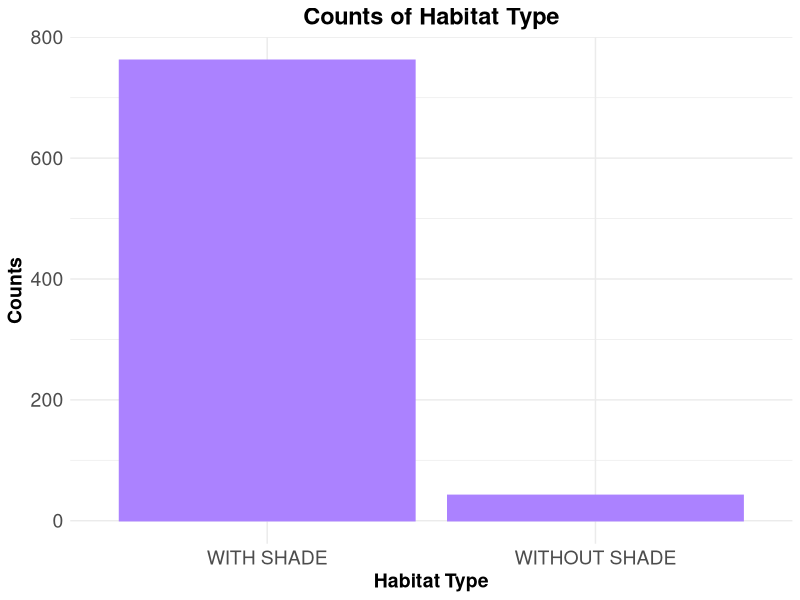
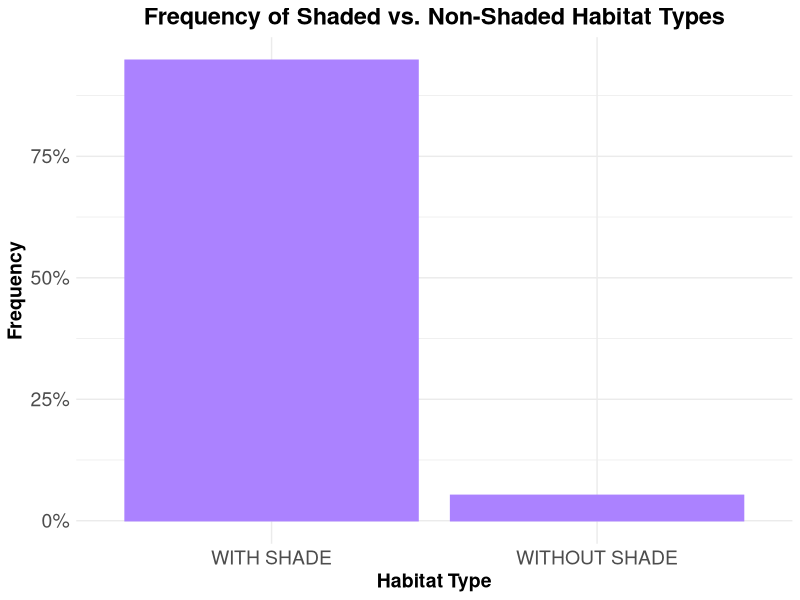
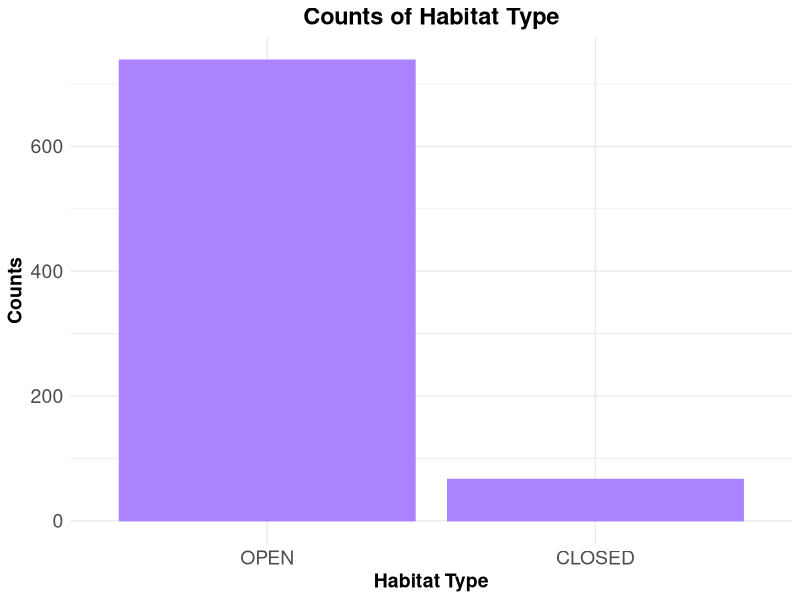
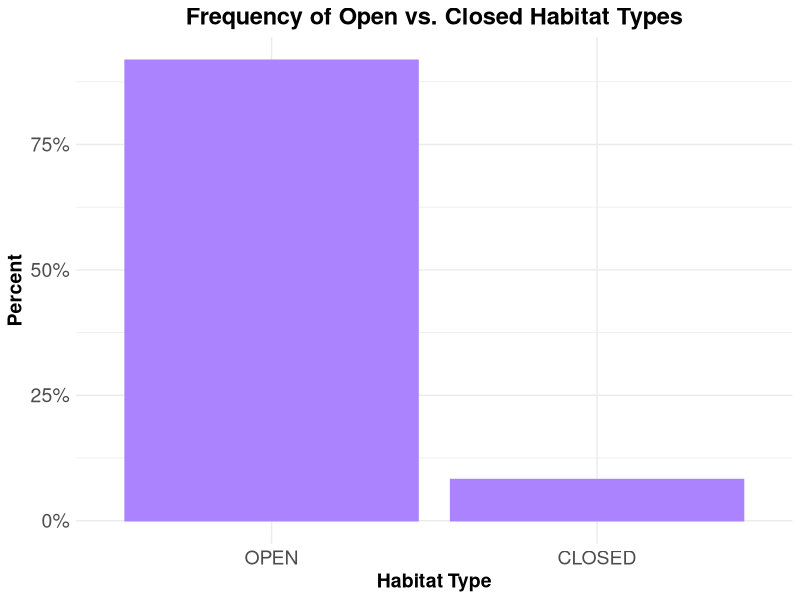
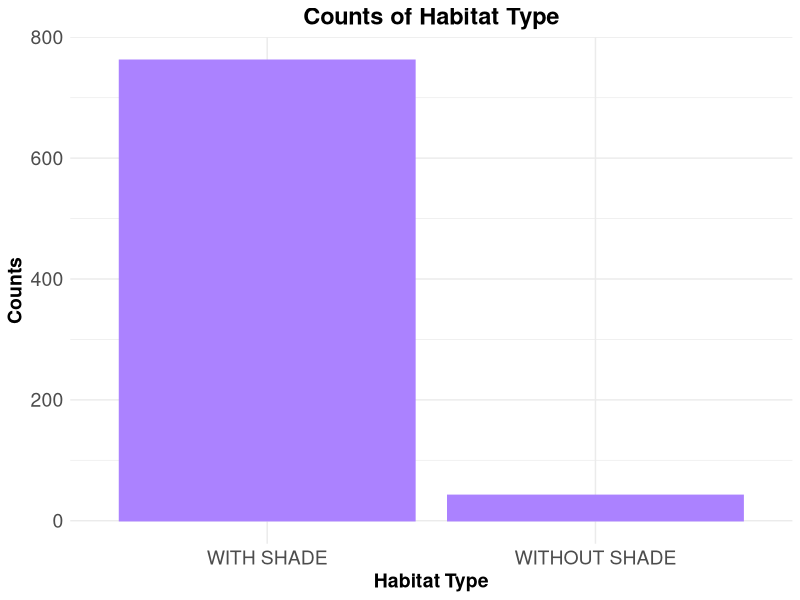
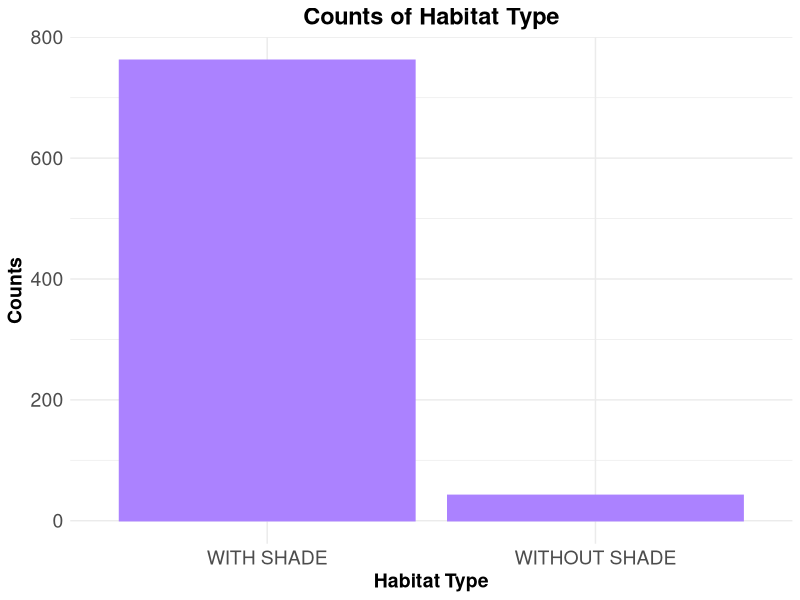
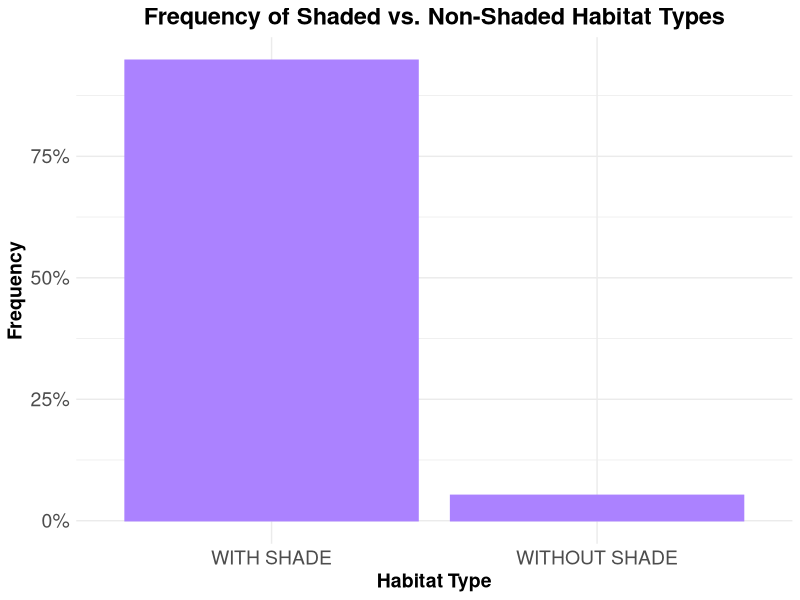
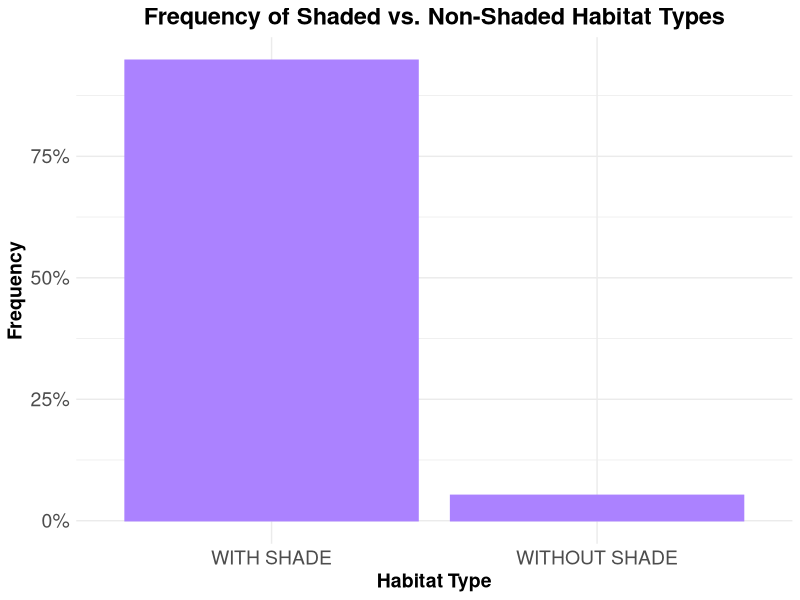

R code for these plots, in order:
##clear environment
#rm(list=ls())

# load libraries
library(scales)
library(readr)
library(lubridate)
library(magrittr)
library(ggplot2)
library(car)
library(emmeans)
library(lme4)
library(ggthemes)
library(tidyverse) 

#read in data
prelim_tidy <- read_csv("_data/_tidy/prelim_data_tidycols.csv")
View(prelim_tidy)

#Omit any missing values:
summary(is.na(prelim_tidy))

prelim_temp<-na.omit(prelim_tidy)
View(prelim_temp)

##### OMIT OUTLIERS ###
prelim_temp2 <- prelim_temp
prelim_temp2$therm_t[prelim_temp2$therm_t >= 42] <- NA

View(prelim_temp2)

prelim_temp3<-na.omit(prelim_temp2)
View(prelim_temp3)

####combine levels
#Vertical climb and cling together; make Bp 1 category; St & Sq together
prelim_temp3$pos_beh[prelim_temp3$pos_beh == "Cb"] <- "Su"
prelim_temp3$pos_beh[prelim_temp3$pos_beh == "Br"] <- "Su"
prelim_temp3$pos_beh[prelim_temp3$pos_beh == "QM"] <- "Su"
prelim_temp3$pos_beh[prelim_temp3$pos_beh == "Vci"] <- "VC"
prelim_temp3$pos_beh[prelim_temp3$pos_beh == "Abp"] <- "Bp"
prelim_temp3$pos_beh[prelim_temp3$pos_beh == "BpS"] <- "Bp"
prelim_temp3$pos_beh[prelim_temp3$pos_beh == "BpW"] <- "Bp"
prelim_temp3$pos_beh[prelim_temp3$pos_beh == "Sq"] <- "St"

############
##re-order levels
prelim_temp3$time_od <- factor(prelim_temp3$time_od, levels = c("e_morning", "l_morning", "e_afternoon", "l_afternoon", "evening"))
prelim_temp3$pos_beh <- factor(prelim_temp3$pos_beh, levels = c("Ly", "St", "QS", "QW", "Bp", "Su", "VC"))

###change to factor & numeric
factor_cols <- c("pos_beh","context", "substrate", "hab_type", "individual")
numeric_cols <- c("sun", "therm_t", "t_lo", "t_hi", "amb_t")

prelim_temp3[factor_cols] <- lapply(prelim_temp3[factor_cols], as.factor)

prelim_temp3[numeric_cols] <- lapply(prelim_temp3[numeric_cols], as.numeric)

str(prelim_temp3)

####model
mod_2 <- lmer(therm_t ~ pos_beh + amb_t + sun + date + hab_type + 
                (1|individual), data = prelim_temp3)
summary(mod_2)
confint(mod_2)

###New dataset combining with vs. without shade habitat types
prelim_temp4 <- prelim_temp3
View(prelim_temp4)

#####combine habitat types
levels(prelim_temp4$hab_type)[levels(prelim_temp4$hab_type)=="WD"] <- "WITH SHADE"
levels(prelim_temp4$hab_type)[levels(prelim_temp4$hab_type)=="BMWD"] <- "WITH SHADE"
levels(prelim_temp4$hab_type)[levels(prelim_temp4$hab_type)=="BM"] <- "WITH SHADE"
levels(prelim_temp4$hab_type)[levels(prelim_temp4$hab_type)=="GA"] <- "WITH SHADE"
levels(prelim_temp4$hab_type)[levels(prelim_temp4$hab_type)=="GL"] <- "WITHOUT SHADE"


############
##re-order levels
prelim_temp4$time_od <- factor(prelim_temp4$time_od, levels = c("e_morning", "l_morning", "e_afternoon", "l_afternoon", "evening"))
prelim_temp4$pos_beh <- factor(prelim_temp4$pos_beh, levels = c("Bp", "Ly", "St", "QS", "QW", "Su", "VC"))
prelim_temp4$hab_type <- factor(prelim_temp4$hab_type, levels = c("WITH SHADE", "WITHOUT SHADE"))

###change to factor & numeric
factor_cols <- c("pos_beh","context", "substrate", "hab_type", "individual")
numeric_cols <- c("sun", "therm_t", "t_lo", "t_hi", "amb_t")

prelim_temp4[factor_cols] <- lapply(prelim_temp4[factor_cols], as.factor)

prelim_temp4[numeric_cols] <- lapply(prelim_temp4[numeric_cols], as.numeric)

str(prelim_temp4)

##model new dataset
mod_3 <- lmer(therm_t ~ pos_beh + amb_t + sun + date + hab_type + 
                (1|individual), data = prelim_temp4)
summary(mod_3) ###still no significant difference with habitat type (shaded vs. not)
confint(mod_3)

summary(prelim_temp4$hab_type) ###WITH SHADE: 762; WITHOUT SHADE: 42

###plot habitat type with vs. without shade

counts_shaded <- ggplot(prelim_temp4, aes(hab_type))+
  geom_bar(stat="count", fill = "mediumpurple1", colour = "mediumpurple1") + 
  ggtitle("Counts of Habitat Type") +
  scale_x_discrete(name = "Habitat Type", 
                   labels = c("WITH SHADE", "WITHOUT SHADE")) +
  scale_y_continuous(name = "Counts") +
  theme_minimal()+
  theme(axis.text.x=element_text(size=14),
        axis.text.y=element_text(size=14),
        axis.title.y=element_text(size=14, face="bold"),
        axis.title.x=element_text(size=14, face="bold"),
        plot.title = element_text(hjust = 0.5, size=17, face="bold"))

counts_shaded

##save plot
ggsave("counts_shaded.pdf", width=10, height=6, units="in")

ggsave("counts_shaded.png", width=10, height=6, units="in")

###frequency of shaded vs. not

freq_hab_type <- ggplot(prelim_temp4, aes(hab_type))+
  geom_bar(aes(y = (..count..)/sum(..count..)), bins = 10, 
                 fill = "mediumpurple1", colour = "mediumpurple1")+
  ggtitle("Frequency of Shaded vs. Non-Shaded Habitat Types") +
  scale_y_continuous(name = "Frequency", labels = percent)+
  scale_x_discrete(name = "Habitat Type")+
  theme_minimal()+
  theme(axis.text.x=element_text(size=14),
        axis.text.y=element_text(size=14),
        axis.title.y=element_text(size=14, face="bold"),
        axis.title.x=element_text(size=14, face="bold"),
        plot.title = element_text(hjust = 0.5, size=17, face="bold"))

freq_hab_type  

##save plot
ggsave("freq_hab_type.pdf", width=10, height=6, units="in")

ggsave("freq_hab_type.png", width=10, height=6, units="in")


###new dataset for open vs. closed habitats
prelim_temp5 <- prelim_temp3
View(prelim_temp5)

#####combine habitat types
levels(prelim_temp5$hab_type)[levels(prelim_temp5$hab_type)=="WD"] <- "OPEN"
levels(prelim_temp5$hab_type)[levels(prelim_temp5$hab_type)=="BMWD"] <- "OPEN"
levels(prelim_temp5$hab_type)[levels(prelim_temp5$hab_type)=="BM"] <- "OPEN"
levels(prelim_temp5$hab_type)[levels(prelim_temp5$hab_type)=="GA"] <- "CLOSED"
levels(prelim_temp5$hab_type)[levels(prelim_temp5$hab_type)=="GL"] <- "OPEN"


############
##re-order levels
prelim_temp5$time_od <- factor(prelim_temp5$time_od, levels = c("e_morning", "l_morning", "e_afternoon", "l_afternoon", "evening"))
prelim_temp5$pos_beh <- factor(prelim_temp5$pos_beh, levels = c("Bp", "Ly", "St", "QS", "QW", "Su", "VC"))
prelim_temp5$hab_type <- factor(prelim_temp5$hab_type, levels = c("OPEN", "CLOSED"))

###change to factor & numeric
factor_cols <- c("pos_beh","context", "substrate", "hab_type", "individual")
numeric_cols <- c("sun", "therm_t", "t_lo", "t_hi", "amb_t")

prelim_temp5[factor_cols] <- lapply(prelim_temp5[factor_cols], as.factor)

prelim_temp5[numeric_cols] <- lapply(prelim_temp5[numeric_cols], as.numeric)

str(prelim_temp5)

##model new dataset
mod_4 <- lmer(therm_t ~ pos_beh + amb_t + sun + date + hab_type + 
                (1|individual), data = prelim_temp5)
summary(mod_4) ###still no signif diffs between habitat types; & now QS & Bp are no longer signif
confint(mod_4)

summary(prelim_temp5$hab_type) ##OPEN: 738; CLOSED: 66

###plot habitat type open vs. closed

counts_open <- ggplot(prelim_temp5, aes(hab_type))+
  geom_bar(stat="count", fill = "mediumpurple1", colour = "mediumpurple1") + 
  ggtitle("Counts of Habitat Type") +
  scale_x_discrete(name = "Habitat Type", 
                   labels = c("OPEN", "CLOSED")) +
  scale_y_continuous(name = "Counts") +
  theme_minimal()+
  theme(axis.text.x=element_text(size=14),
        axis.text.y=element_text(size=14),
        axis.title.y=element_text(size=14, face="bold"),
        axis.title.x=element_text(size=14, face="bold"),
        plot.title = element_text(hjust = 0.5, size=17, face="bold"))

counts_open

##save plot
ggsave("counts_open.pdf", width=10, height=6, units="in")

ggsave("counts_open.png", width=10, height=6, units="in")

###frequency of open vs. closed

freq_open <- ggplot(prelim_temp5, aes(hab_type))+
  geom_bar(aes(y = (..count..)/sum(..count..)), bins = 10, 
           fill = "mediumpurple1", colour = "mediumpurple1")+
  ggtitle("Frequency of Open vs. Closed Habitat Types") +
  scale_y_continuous(name = "Percent", labels = percent)+
  scale_x_discrete(name = "Habitat Type")+
  theme_minimal()+
  theme(axis.text.x=element_text(size=14),
        axis.text.y=element_text(size=14),
        axis.title.y=element_text(size=14, face="bold"),
        axis.title.x=element_text(size=14, face="bold"),
        plot.title = element_text(hjust = 0.5, size=17, face="bold"))

freq_open  

##save plot
ggsave("freq_open.pdf", width=10, height=6, units="in")

ggsave("freq_open.png", width=10, height=6, units="in")
